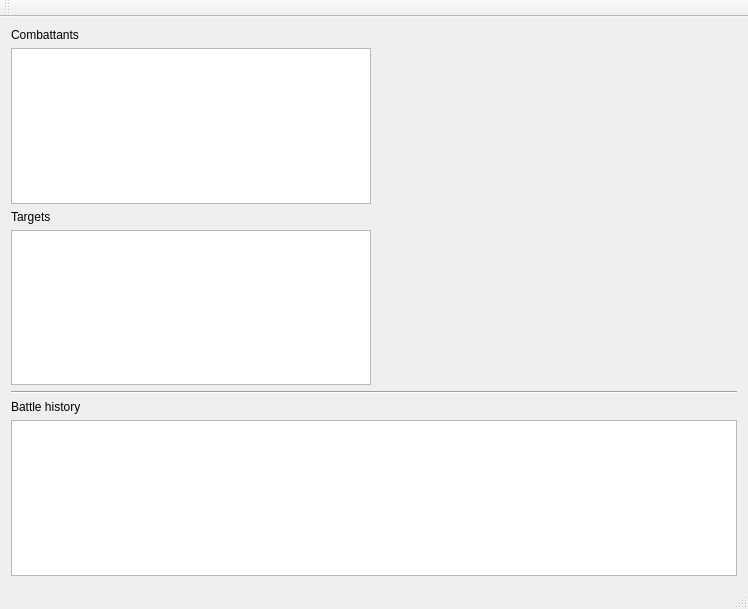
<?xml version="1.0" encoding="UTF-8"?>
<ui version="4.0">
 <class>cMainWindowClass</class>
 <widget class="QMainWindow" name="cMainWindowClass">
  <property name="geometry">
   <rect>
    <x>0</x>
    <y>0</y>
    <width>748</width>
    <height>609</height>
   </rect>
  </property>
  <property name="windowTitle">
   <string>cMainWindow</string>
  </property>
  <widget class="QWidget" name="centralWidget">
   <layout class="QVBoxLayout" name="verticalLayout_3">
    <item>
     <layout class="QHBoxLayout" name="horizontalLayout_2">
      <item>
       <layout class="QVBoxLayout" name="verticalLayout_2">
        <item>
         <widget class="QLabel" name="label_2">
          <property name="sizePolicy">
           <sizepolicy hsizetype="MinimumExpanding" vsizetype="Preferred">
            <horstretch>0</horstretch>
            <verstretch>0</verstretch>
           </sizepolicy>
          </property>
          <property name="text">
           <string>Combattants</string>
          </property>
         </widget>
        </item>
        <item>
         <widget class="QListView" name="listCombattants"/>
        </item>
       </layout>
      </item>
      <item>
       <widget class="cCombattantView" name="CombattantView" native="true">
        <property name="sizePolicy">
         <sizepolicy hsizetype="Expanding" vsizetype="Preferred">
          <horstretch>0</horstretch>
          <verstretch>0</verstretch>
         </sizepolicy>
        </property>
       </widget>
      </item>
     </layout>
    </item>
    <item>
     <layout class="QHBoxLayout" name="horizontalLayout">
      <item>
       <layout class="QVBoxLayout" name="verticalLayout">
        <item>
         <widget class="QLabel" name="label">
          <property name="sizePolicy">
           <sizepolicy hsizetype="MinimumExpanding" vsizetype="Preferred">
            <horstretch>0</horstretch>
            <verstretch>0</verstretch>
           </sizepolicy>
          </property>
          <property name="text">
           <string>Targets</string>
          </property>
         </widget>
        </item>
        <item>
         <widget class="QTableView" name="tableTargets">
          <property name="showGrid">
           <bool>false</bool>
          </property>
          <property name="gridStyle">
           <enum>Qt::NoPen</enum>
          </property>
          <property name="cornerButtonEnabled">
           <bool>false</bool>
          </property>
          <attribute name="horizontalHeaderDefaultSectionSize">
           <number>200</number>
          </attribute>
          <attribute name="horizontalHeaderStretchLastSection">
           <bool>true</bool>
          </attribute>
          <attribute name="verticalHeaderVisible">
           <bool>false</bool>
          </attribute>
         </widget>
        </item>
       </layout>
      </item>
      <item>
       <widget class="cTargetView" name="TargetView" native="true">
        <property name="sizePolicy">
         <sizepolicy hsizetype="MinimumExpanding" vsizetype="Preferred">
          <horstretch>0</horstretch>
          <verstretch>0</verstretch>
         </sizepolicy>
        </property>
       </widget>
      </item>
     </layout>
    </item>
    <item>
     <widget class="Line" name="line">
      <property name="orientation">
       <enum>Qt::Horizontal</enum>
      </property>
     </widget>
    </item>
    <item>
     <widget class="QLabel" name="label_3">
      <property name="sizePolicy">
       <sizepolicy hsizetype="MinimumExpanding" vsizetype="Preferred">
        <horstretch>0</horstretch>
        <verstretch>0</verstretch>
       </sizepolicy>
      </property>
      <property name="text">
       <string>Battle history</string>
      </property>
     </widget>
    </item>
    <item>
     <widget class="QTextEdit" name="textEdit"/>
    </item>
   </layout>
  </widget>
  <widget class="QMenuBar" name="menuBar">
   <property name="geometry">
    <rect>
     <x>0</x>
     <y>0</y>
     <width>748</width>
     <height>21</height>
    </rect>
   </property>
  </widget>
  <widget class="QToolBar" name="mainToolBar">
   <attribute name="toolBarArea">
    <enum>TopToolBarArea</enum>
   </attribute>
   <attribute name="toolBarBreak">
    <bool>false</bool>
   </attribute>
  </widget>
  <widget class="QStatusBar" name="statusBar"/>
 </widget>
 <layoutdefault spacing="6" margin="11"/>
 <customwidgets>
  <customwidget>
   <class>cCombattantView</class>
   <extends>QWidget</extends>
   <header>combattantview.h</header>
   <container>1</container>
  </customwidget>
  <customwidget>
   <class>cTargetView</class>
   <extends>QWidget</extends>
   <header>targetview.h</header>
   <container>1</container>
  </customwidget>
 </customwidgets>
 <resources>
  <include location="cMainWindow.qrc"/>
 </resources>
 <connections/>
</ui>
